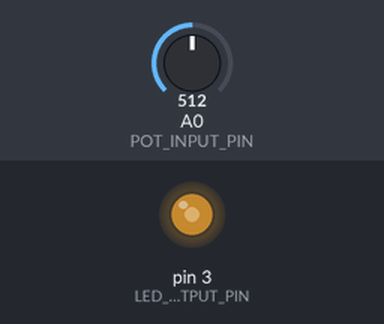
A sketch run on a simulated Arduino Uno, built with avr-gcc and run on an emulated ATmega328P. Parts: output pins drawn as LEDs (lit = HIGH). The test bench sets the inputs (shaded band); at power-on: A0 (POT_INPUT_PIN) = 512.

Above: at 1.2 s.
1.3 s: A0 (POT_INPUT_PIN) set to 716
At 1.8 s:
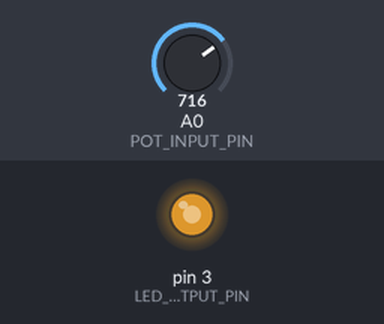
2.8 s: A0 (POT_INPUT_PIN) set to 900
At 4.0 s:
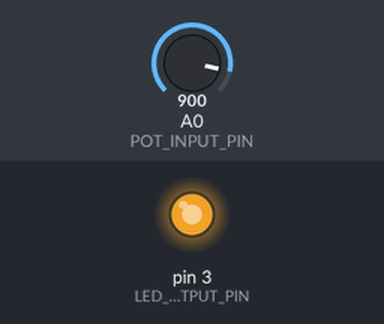
4.3 s: A0 (POT_INPUT_PIN) set to 122
At 5.3 s:
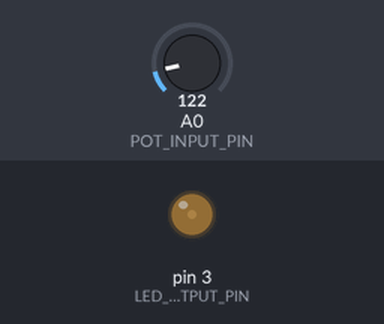
5.8 s: A0 (POT_INPUT_PIN) set to 0
At 6.5 s:
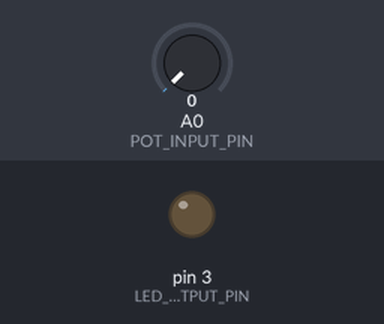
7.3 s: A0 (POT_INPUT_PIN) set to 511
At 7.6 s:
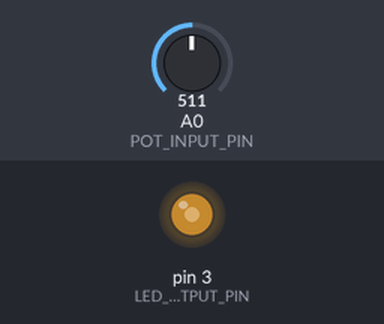
Timing chart, 0 to 9.8 s (numbered marks = the images above; inputs shaded):
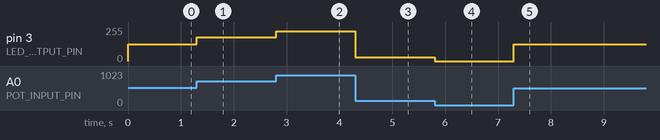

The sketch:

input_4.ino
```cpp
const int LED_OUTPUT_PIN = 3;
const int POT_INPUT_PIN = A0;

void setup() {
  // put your setup code here, to run once:
  pinMode(LED_OUTPUT_PIN, OUTPUT);
}

void loop() {
  // put your main code here, to run repeatedly:
  int potVal = analogRead(POT_INPUT_PIN);
  float potValNorm =  potVal / 1023.0 * 255.0;

  analogWrite(LED_OUTPUT_PIN, potValNorm);
}
```

Measured:
- after the input at 1.3 s, pin 3 (LED_OUTPUT_PIN): 127/255 → 178/255 at once
- after the input at 2.8 s, pin 3 (LED_OUTPUT_PIN): 178/255 → 224/255 at once
- after the input at 4.3 s, pin 3 (LED_OUTPUT_PIN): 224/255 → 30/255 at once
- after the input at 5.8 s, pin 3 (LED_OUTPUT_PIN): 30/255 → 0/255 at once
- after the input at 7.3 s, pin 3 (LED_OUTPUT_PIN): 0/255 → 127/255 at once
